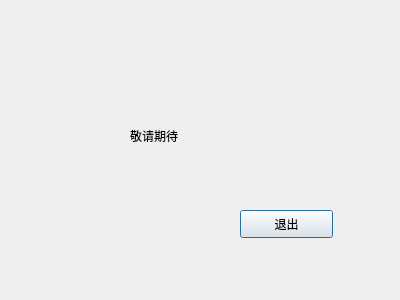
<?xml version="1.0" encoding="UTF-8"?>
<ui version="4.0">
 <class>about2dialog</class>
 <widget class="QDialog" name="about2dialog">
  <property name="geometry">
   <rect>
    <x>0</x>
    <y>0</y>
    <width>400</width>
    <height>300</height>
   </rect>
  </property>
  <property name="windowTitle">
   <string>暂无</string>
  </property>
  <widget class="QLabel" name="label">
   <property name="geometry">
    <rect>
     <x>130</x>
     <y>80</y>
     <width>181</width>
     <height>111</height>
    </rect>
   </property>
   <property name="styleSheet">
    <string notr="true">font: 16pt &quot;华文行楷&quot;;</string>
   </property>
   <property name="text">
    <string>敬请期待</string>
   </property>
  </widget>
  <widget class="QPushButton" name="pushButton">
   <property name="geometry">
    <rect>
     <x>240</x>
     <y>210</y>
     <width>93</width>
     <height>28</height>
    </rect>
   </property>
   <property name="text">
    <string>退出</string>
   </property>
  </widget>
 </widget>
 <resources/>
 <connections/>
</ui>
